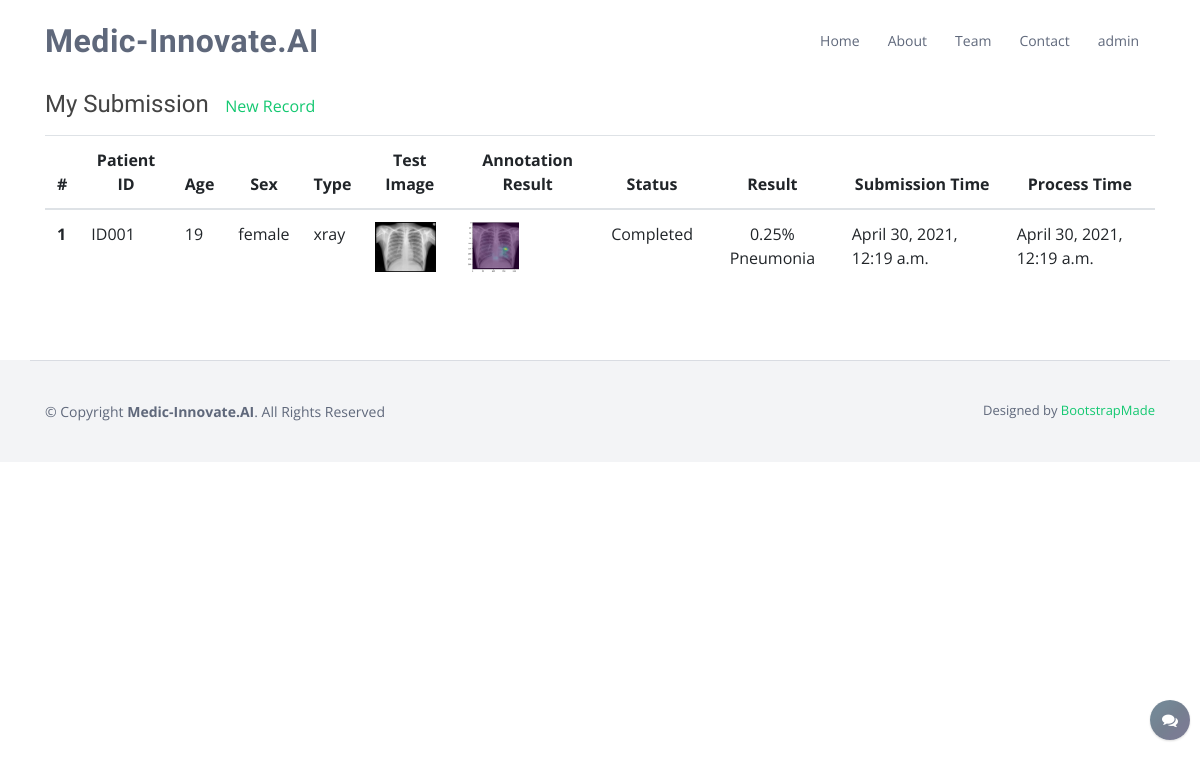
Screenshot of /my_submissions/ (signed in) with the database file from the repository.
### frontend/models.py (models this page shows, shortened)
class Submission(models.Model):
  patient_id = models.CharField(max_length=100, db_index=True)
  author = models.ForeignKey(User, on_delete=models.CASCADE, null=False)
  submission_type = models.CharField(max_length=10)
  submission_status = models.CharField(max_length=10)
  sex = models.CharField(max_length=10)
  age = models.IntegerField(default=0)
  fever_temp = models.DecimalField(default=0, max_digits=4, decimal_places=2)
  fever_duration = models.IntegerField(default=0)
  interpretation = models.CharField(max_length=100)
  comorbidities = models.CharField(max_length=100)
  file_location = models.CharField(max_length=1000)
  file_location_result = models.CharField(max_length=1000, null=True, default="")
  ts_submission = models.DateTimeField(default=now)
  ts_update = models.DateTimeField(default=now)
  cough = models.BooleanField(default=False)
  flu = models.BooleanField(default=False)
  sore_throat = models.BooleanField(default=False)
  shiver = models.BooleanField(default=False)
  headache = models.BooleanField(default=False)
  faint = models.BooleanField(default=False)
  hard_to_breathe = models.BooleanField(default=False)
  nausea = models.BooleanField(default=False)
  diarrhea = models.BooleanField(default=False)
  muscleache = models.BooleanField(default=False)
  abdominal_pain = models.BooleanField(default=False)
  other_conditions = models.CharField(max_length=100)
  prediction = models.CharField(max_length=100,default="-")
  prob_normal = models.DecimalField(default=0, max_digits=8, decimal_places=5)
  prob_pneu = models.DecimalField(default=0, max_digits=8, decimal_places=5)
  prob_covid = models.DecimalField(default=0, max_digits=8, decimal_places=5)
  def prob_normal_percentage(self):
    return round(self.prob_normal * 100, 2)
  prediction = models.CharField(max_length=100,default="-")
  class Meta:
      verbose_name = 'Submission'
      verbose_name_plural = 'Submissions'
      unique_together = ("patient_id", "author")

### frontend/views.py (the view)
# urls.py: path('my_submissions/', my_submissions),
def my_submissions(request):
    if not request.user.is_authenticated:
        print(request)
        return redirect('%s?next=%s' % ("/admin/login/", request.path))
    all_my_submissions = Submission.objects.filter(author=request.user).order_by("-ts_submission")
    param = {
        'all_my_submissions': all_my_submissions
    }
    print(param)
    return render(request, 'my_submissions.html', param)

### templates/my_submissions.html (shortened to what this page needs)
{% extends "base.html" %}
{% load static %}
{% block main %}
  <main id="main">
    <section id="contact" >
      <div class="container">
        <div style="padding-top: 30px">
        </div>
        <div class="row">
          <div class="col-lg-12 d-flex align-items-stretch">
            <div class="info">
              <div class="form-row">
                <div class="col-md-12">
                      <label><h4>My Submission</h4></label>
                      <label>
                          <a href="/my_submission/" >New Record</a>
                      </label>
                </div>
              </div>
              <div class="form-row">
                <div class="col-md-12">
                  <table class="table table-hover" style="max-width:100%">
                    <thead>
                      <tr style="text-align: center;">
                        <th scope="col">#</th>
                        <th scope="col">Patient ID</th>
                        <th scope="col">Age</th>
                        <th scope="col">Sex</th>
                        <th scope="col">Type</th>
                        <th scope="col">Test Image</th>
                        <th scope="col">Annotation Result</th>
                        <th scope="col">Status</th>
                        <th scope="col">Result</th>
                        <th scope="col">Submission Time</th>
                        <th scope="col">Process Time</th>
                      </tr>
                    </thead>
                    <tbody>
                      {% for item in all_my_submissions %}
                      <tr onclick=my_submission({{ item.id }}) style='cursor: pointer;'>
                        <th scope="row">{{ forloop.counter  }} </th>
                        <td>{{ item.patient_id }}</td>
                        <td>{{ item.age }}</td>
                        <td>{{ item.sex }}</td>
                        <td>{{ item.submission_type }}</td>
                        <td>
                          {% if  '.zip' in item.file_location %}
                            <img src="/thumbnail/upload.png" class="view_upload_image_all_submission">
                          {% elif  '.dcm' in item.file_location %}
                            <img src="/thumbnail/upload.png" class="view_upload_image_all_submission">
                          {% elif  '.dicm' in item.file_location %}
                            <img src="/thumbnail/upload.png" class="view_upload_image_all_submission">
                          {% else %}
                            <img src="/thumbnail/{{ item.file_location }}" class="view_upload_image_all_submission">
                          {% endif %}
                        </td>
                        <td>
                          {% if item.submission_status == 'Completed' %}
                            {% if item.file_location_result == '' %}
                              <img src="/thumbnail/upload.png" class="view_upload_image_all_submission">
                            {% else %}
                              <img src="/media/{{ item.file_location_result }}" class="view_upload_image_all_submission">
                            {% endif %}
                          {% else %}
                          -
                          {% endif %}
                        </td>
                        <td>{{ item.submission_status }}</td>
                        <td style="text-align: center;">
                          {% if item.submission_status == 'Completed' %}
                            {% if item.prediction == 'COVID-19' %}
                              {{ item.prob_covid_percentage }}%
                            {% elif item.prediction == 'pneumonia' %}
                              {{ item.prob_pneu_percentage }}%
                            {% else %}
                              {{ item.prob_normal_percentage }}%
                            {% endif %}
                            {{ item.prediction }}
                          {% else %}
                          -
                          {% endif %}
                        </td>
                        <td>{{ item.ts_submission }}</td>
                        <td>{{ item.ts_update }}</td>
                      </tr>
                      {% endfor %}
                    </tbody>
                  </table>
                </div>
              </div>
            </div>
          </div>
        </div>
      </div>
    </section>
  </main>
{% endblock %}

### templates/base.html (shortened to what this page needs)
{% load static %}
<!DOCTYPE html>
<html lang="en">
  <head>
    <link
      href="{% static 'assets/vendor/bootstrap/css/bootstrap.min.css' %}"
      rel="stylesheet"
    />
    <link
      href="{% static 'assets/vendor/icofont/icofont.min.css' %}"
      rel="stylesheet"
    />
    <link
      href="{% static 'assets/vendor/boxicons/css/boxicons.min.css' %}"
      rel="stylesheet"
    />
    <link
      href="{% static 'assets/vendor/venobox/venobox.css' %}"
      rel="stylesheet"
    />
    <link
      href="{% static 'assets/vendor/owl.carousel/assets/owl.carousel.min.css' %}"
      rel="stylesheet"
    />
    <link
      href="https://cdnjs.cloudflare.com/ajax/libs/font-awesome/4.7.0/css/font-awesome.min.css"
      rel="stylesheet"
    />
    <link href="{% static 'assets/css/style.css' %}" rel="stylesheet" />
  </head>
  <body>
    <header id="header" class="fixed-top">
      <div class="container d-flex align-items-center">
        <h1 class="logo mr-auto"><a href="/">Medic-Innovate.AI</a></h1>
        <nav class="nav-menu d-none d-lg-block">
          <ul>
            <li><a href="/#hero">Home</a></li>
            <li><a href="/#about">About</a></li>
            <li><a href="/team">Team</a></li>
            <li><a href="/contact">Contact</a></li>
            {% if user.is_authenticated %}
            <li class="drop-down">
              <a href="">{{ user }}</a>
            </li>
          </ul>
        </nav>
      </div>
    </header>
    {% block hero %} {% endblock %} {% block main %} {% endblock %}
    <footer id="footer">
      <div class="container footer-bottom clearfix">
        <div class="copyright">
          &copy; Copyright <strong><span>Medic-Innovate.AI</span></strong
          >. All Rights Reserved
        </div>
        <div class="credits">
          Designed by <a href="https://bootstrapmade.com/">BootstrapMade</a>
        </div>
      </div>
    </footer>
    <div id="chatbot">
      <div class="floating-chat">
        <i class="fa fa-comments" aria-hidden="true"></i>
      </div>
    </div>
    <link
      href="https://cdn.jsdelivr.net/gh/gitbrent/bootstrap4-toggle@3.6.1/css/bootstrap4-toggle.min.css"
      rel="stylesheet"
    />
  </body>
</html>

### static/assets/css/style.css (style rules this page uses)
body { font-family: "Open Sans", sans-serif; color: #444444; }
a { color: #14c871; }
h1, h2, h3, h4, h5, h6 { font-family: "Raleway", sans-serif; }
#header { background: #fff; transition: all 0.5s; z-index: 997; padding: 20px 0; }
#header .logo { font-size: 32px; margin: 0; padding: 0; line-height: 1; font-weight: 700; letter-spacing: 0.5px; }
#header .logo a { color: #5f687b; }
.nav-menu ul { margin: 0; padding: 0; list-style: none; }
.nav-menu > ul { display: flex; }
.nav-menu > ul > li { position: relative; white-space: nowrap; padding: 10px 0 10px 28px; }
.nav-menu a { display: block; position: relative; color: #5f687b; transition: 0.3s; font-size: 14px; font-family: "Open Sans", sans-serif; }
.nav-menu .drop-down > a:after { content: "\ea99"; font-family: IcoFont; padding-left: 5px; }
.mobile-nav { position: fixed; top: 55px; right: 15px; bottom: 15px; left: 15px; z-index: 9999; overflow-y: auto; background: #fff; transition: ease-in-out 0.2s; opacity: 0; visibility: hidden; border-radius: 10px; padding: 10px 0; }
.mobile-nav * { margin: 0; padding: 0; list-style: none; }
.mobile-nav a { display: block; position: relative; color: #5f687b; padding: 10px 20px; font-weight: 500; outline: none; }
.mobile-nav .drop-down > a:after { content: "\ea99"; font-family: IcoFont; padding-left: 10px; position: absolute; right: 15px; }
.mobile-nav .drop-down > a { padding-right: 35px; }
section { padding: 60px 0; overflow: hidden; }
#footer { background-color: #f3f4f6; color: #5f687b; font-size: 14px; position: relative; }
#footer .footer-bottom { border-top: 1px solid #d9dce2; z-index: 2; position: relative; padding-top: 40px; padding-bottom: 40px; }
#footer .copyright { float: left; }
#footer .credits { float: right; font-size: 13px; }
.view_upload_image_all_submission { max-width: 100%; max-height: 50px; }

### templates/base.html (style rules this page uses)
* { box-sizing: border-box; }
.floating-chat { cursor: pointer; display: flex; align-items: center; justify-content: center; color: white; position: fixed; bottom: 60px; right: 10px; width: 40px; height: 40px; transform: translateY(70px); transition: all 250ms ease-out; border-radius: 50%; opacity: 0; background: -moz-linear-gradient( -45deg, #183850 0, #183850 25%, #192c46 50%, #22254c 75%, #22254c 100% ); background: -webkit-linear-gradient( -45deg, #183850 0, #183850 25%, #192c46 50%, #22254c 75%, #22254c 100% ); background-repeat: no-repeat; background-attachment: fixed; }
.floating-chat.enter { transform: translateY(0); opacity: 0.6; box-shadow: 0px 1px 3px rgba(0, 0, 0, 0.12), 0px 1px 2px rgba(0, 0, 0, 0.14); }

### rows the page displays
Submission: patient_id "ID001", age "19", sex "female", submission_type "xray", file_location (picture), file_location_result (picture), submission_status "Completed", prob_normal_percentage "0.25", prediction "Pneumonia", ts_submission "April 30, 2021, 12:19 a.m.", ts_update "April 30, 2021, 12:19 a.m."

### other values shown
{{ user }} "admin"
